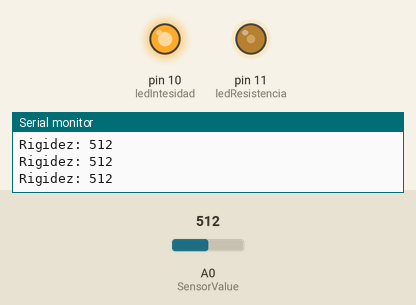
The sketch below on a simulated Arduino Uno, built with avr-gcc and run on an emulated ATmega328P. Parts: output pins drawn as LEDs (lit = HIGH), the last lines printed to the serial monitor. Inputs (shaded band) come from the test bench; at power-on: A0 (SensorValue) = 512.

Above: at 1.2 s.
1.3 s: A0 (SensorValue) set to 716
At 1.9 s:
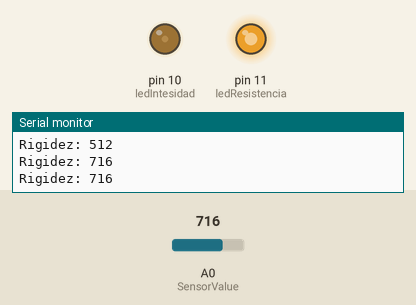
3.0 s: A0 (SensorValue) set to 900
At 4.2 s:
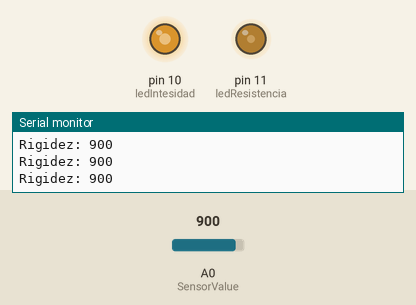
4.5 s: A0 (SensorValue) set to 1023
At 5.6 s:
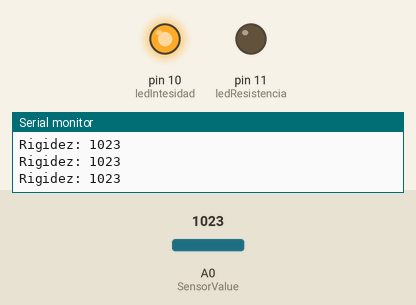
6.0 s: A0 (SensorValue) set to 511
At 6.9 s:
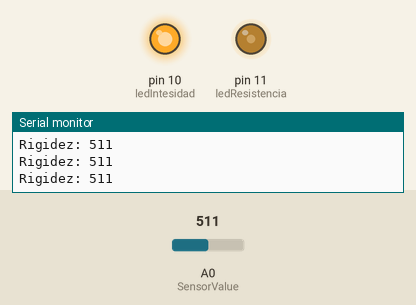
7.5 s: A0 (SensorValue) set to 306
At 8.1 s:
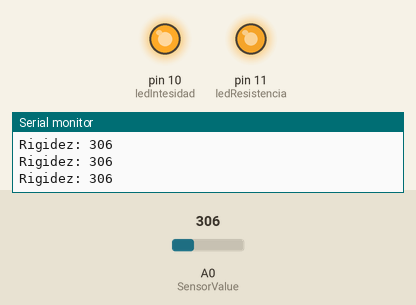
9.0 s: A0 (SensorValue) set to 0
At 9.4 s:
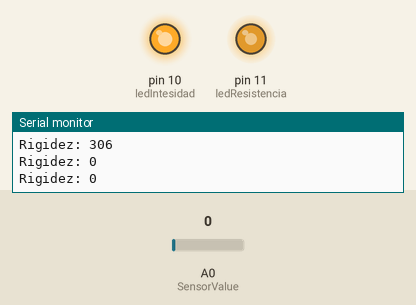
Timing chart, 0 to 11.5 s (numbered marks = the images above; inputs shaded):
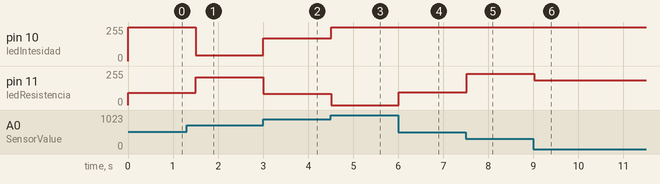

The sketch:

ej7.ino
```cpp
#define SensorValue A0
#define ledResistencia 11
#define ledIntesidad 10

void setup()
{
  Serial.begin(9600);
  //pinMode(A0, INPUT);
}

void loop()
{
  int rigidez = analogRead(SensorValue);

  Serial.print("Rigidez: ");
  Serial.println(rigidez);
  float resistencia = map(rigidez, 650, 1023, 255, 0);
  float intensidad = map(rigidez, 650, 1023, 0, 255);


  analogWrite(ledResistencia, resistencia);
  analogWrite(ledIntesidad, intensidad);

  delay(250);
}
```

Measured:
- after the input at 1.3 s, pin 10 (ledIntesidad): 255/255 → 45/255 after 0.20 s; pin 11 (ledResistencia): 93/255 → 210/255 after 0.20 s
- after the input at 3.0 s, pin 10 (ledIntesidad): 45/255 → 170/255 at once; pin 11 (ledResistencia): 210/255 → 85/255 at once
- after the input at 4.5 s, pin 10 (ledIntesidad): 170/255 → 255/255 at once; pin 11 (ledResistencia): 85/255 → 0/255 at once
- after the input at 6.0 s, pin 11 (ledResistencia): 0/255 → 94/255 at once
- after the input at 7.5 s, pin 11 (ledResistencia): 94/255 → 234/255 at once
- after the input at 9.0 s, pin 11 (ledResistencia): 234/255 → 187/255 at once
